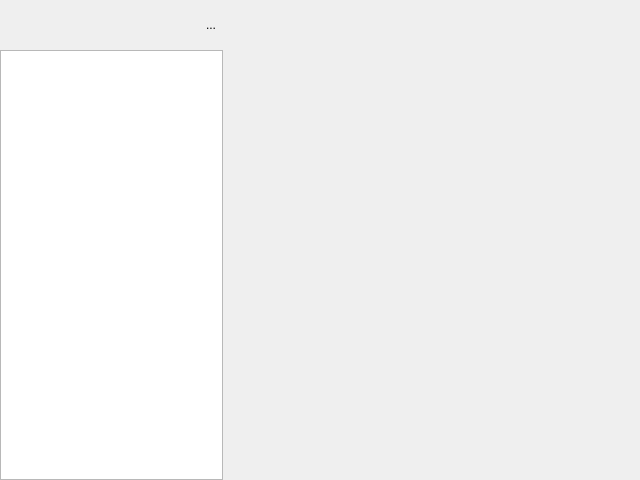
<?xml version="1.0" encoding="UTF-8"?>
<ui version="4.0">
 <class>MainWindow</class>
 <widget class="QMainWindow" name="MainWindow">
  <property name="geometry">
   <rect>
    <x>0</x>
    <y>0</y>
    <width>640</width>
    <height>480</height>
   </rect>
  </property>
  <property name="windowTitle">
   <string>Mattermost</string>
  </property>
  <property name="windowIcon">
   <iconset resource="../resource.qrc">
    <normaloff>:/icons/img/icon0.ico</normaloff>:/icons/img/icon0.ico</iconset>
  </property>
  <property name="windowOpacity">
   <double>1.000000000000000</double>
  </property>
  <widget class="QWidget" name="centralwidget">
   <layout class="QGridLayout" name="gridLayout_2" rowstretch="0,0" columnstretch="0,0">
    <property name="leftMargin">
     <number>0</number>
    </property>
    <property name="topMargin">
     <number>0</number>
    </property>
    <property name="rightMargin">
     <number>0</number>
    </property>
    <property name="bottomMargin">
     <number>0</number>
    </property>
    <property name="spacing">
     <number>0</number>
    </property>
    <item row="0" column="0">
     <widget class="QFrame" name="lefttop_frame">
      <property name="minimumSize">
       <size>
        <width>223</width>
        <height>50</height>
       </size>
      </property>
      <property name="maximumSize">
       <size>
        <width>16777215</width>
        <height>50</height>
       </size>
      </property>
      <property name="baseSize">
       <size>
        <width>223</width>
        <height>63</height>
       </size>
      </property>
      <property name="frameShape">
       <enum>QFrame::NoFrame</enum>
      </property>
      <property name="frameShadow">
       <enum>QFrame::Raised</enum>
      </property>
      <property name="lineWidth">
       <number>0</number>
      </property>
      <layout class="QHBoxLayout" name="horizontalLayout">
       <property name="spacing">
        <number>2</number>
       </property>
       <property name="leftMargin">
        <number>2</number>
       </property>
       <property name="topMargin">
        <number>0</number>
       </property>
       <property name="rightMargin">
        <number>0</number>
       </property>
       <property name="bottomMargin">
        <number>0</number>
       </property>
       <item>
        <widget class="Mattermost::PresenceAvatarLabel" name="usericon_label">
         <property name="sizePolicy">
          <sizepolicy hsizetype="Preferred" vsizetype="Preferred">
           <horstretch>0</horstretch>
           <verstretch>0</verstretch>
          </sizepolicy>
         </property>
         <property name="minimumSize">
          <size>
           <width>48</width>
           <height>48</height>
          </size>
         </property>
         <property name="maximumSize">
          <size>
           <width>48</width>
           <height>48</height>
          </size>
         </property>
         <property name="frameShape">
          <enum>QFrame::NoFrame</enum>
         </property>
        </widget>
       </item>
       <item>
        <layout class="QVBoxLayout" name="verticalLayout">
         <item>
          <widget class="QLabel" name="usernameLabel">
           <property name="minimumSize">
            <size>
             <width>200</width>
             <height>20</height>
            </size>
           </property>
           <property name="font">
            <font>
             <family>Open Sans</family>
             <pointsize>12</pointsize>
            </font>
           </property>
          </widget>
         </item>
         <item>
          <widget class="Mattermost::PresenceStatusLabel" name="statusLabel">
           <property name="text">
            <string/>
           </property>
          </widget>
         </item>
        </layout>
       </item>
       <item>
        <widget class="QToolButton" name="searchButton">
         <property name="toolTip">
          <string>Search messages</string>
         </property>
         <property name="accessibleName">
          <string>Search messages</string>
         </property>
         <property name="text">
          <string/>
         </property>
         <property name="icon">
          <iconset resource="../resource.qrc">
           <normaloff>:/icons/search</normaloff>:/icons/search</iconset>
         </property>
         <property name="autoRaise">
          <bool>true</bool>
         </property>
        </widget>
       </item>
       <item>
        <widget class="QToolButton" name="toolButton">
         <property name="text">
          <string>...</string>
         </property>
         <property name="icon">
          <iconset resource="../resource.qrc">
           <normaloff>:/icons/burger</normaloff>:/icons/burger</iconset>
         </property>
         <property name="popupMode">
          <enum>QToolButton::InstantPopup</enum>
         </property>
         <property name="autoRaise">
          <bool>true</bool>
         </property>
        </widget>
       </item>
      </layout>
     </widget>
    </item>
    <item row="0" column="1" rowspan="2">
     <widget class="QStackedWidget" name="chatAreaStackedWidget">
      <property name="sizePolicy">
       <sizepolicy hsizetype="Preferred" vsizetype="Preferred">
        <horstretch>6</horstretch>
        <verstretch>0</verstretch>
       </sizepolicy>
      </property>
     </widget>
    </item>
    <item row="1" column="0">
     <widget class="Mattermost::ChannelTree" name="channelList">
      <property name="sizePolicy">
       <sizepolicy hsizetype="Preferred" vsizetype="Preferred">
        <horstretch>1</horstretch>
        <verstretch>0</verstretch>
       </sizepolicy>
      </property>
      <property name="minimumSize">
       <size>
        <width>100</width>
        <height>0</height>
       </size>
      </property>
      <property name="maximumSize">
       <size>
        <width>16777215</width>
        <height>16777215</height>
       </size>
      </property>
      <property name="contextMenuPolicy">
       <enum>Qt::CustomContextMenu</enum>
      </property>
      <property name="horizontalScrollBarPolicy">
       <enum>Qt::ScrollBarAlwaysOff</enum>
      </property>
      <property name="iconSize">
       <size>
        <width>20</width>
        <height>20</height>
       </size>
      </property>
      <property name="indentation">
       <number>12</number>
      </property>
      <property name="columnCount">
       <number>2</number>
      </property>
      <attribute name="headerVisible">
       <bool>false</bool>
      </attribute>
      <attribute name="headerMinimumSectionSize">
       <number>0</number>
      </attribute>
      <attribute name="headerDefaultSectionSize">
       <number>30</number>
      </attribute>
      <attribute name="headerStretchLastSection">
       <bool>false</bool>
      </attribute>
      <column>
       <property name="text">
        <string notr="true">1</string>
       </property>
      </column>
      <column>
       <property name="text">
        <string notr="true">2</string>
       </property>
      </column>
     </widget>
    </item>
   </layout>
  </widget>
  <widget class="QMenuBar" name="menubar">
   <property name="geometry">
    <rect>
     <x>0</x>
     <y>0</y>
     <width>640</width>
     <height>23</height>
    </rect>
   </property>
  </widget>
  <action name="actionAbout">
   <property name="text">
    <string>About</string>
   </property>
  </action>
 </widget>
 <customwidgets>
  <customwidget>
   <class>Mattermost::ChannelTree</class>
   <extends>QTreeWidget</extends>
   <header>sources/channel-tree/ChannelTree.h</header>
  </customwidget>
  <customwidget>
   <class>Mattermost::PresenceAvatarLabel</class>
   <extends>QLabel</extends>
   <header>ui/PresenceAvatarLabel.h</header>
  </customwidget>
  <customwidget>
   <class>Mattermost::PresenceStatusLabel</class>
   <extends>QLabel</extends>
   <header>ui/PresenceAvatarLabel.h</header>
  </customwidget>
 </customwidgets>
 <tabstops>
  <tabstop>channelList</tabstop>
  <tabstop>searchButton</tabstop>
  <tabstop>toolButton</tabstop>
 </tabstops>
 <resources>
  <include location="../resource.qrc"/>
 </resources>
 <connections/>
</ui>
